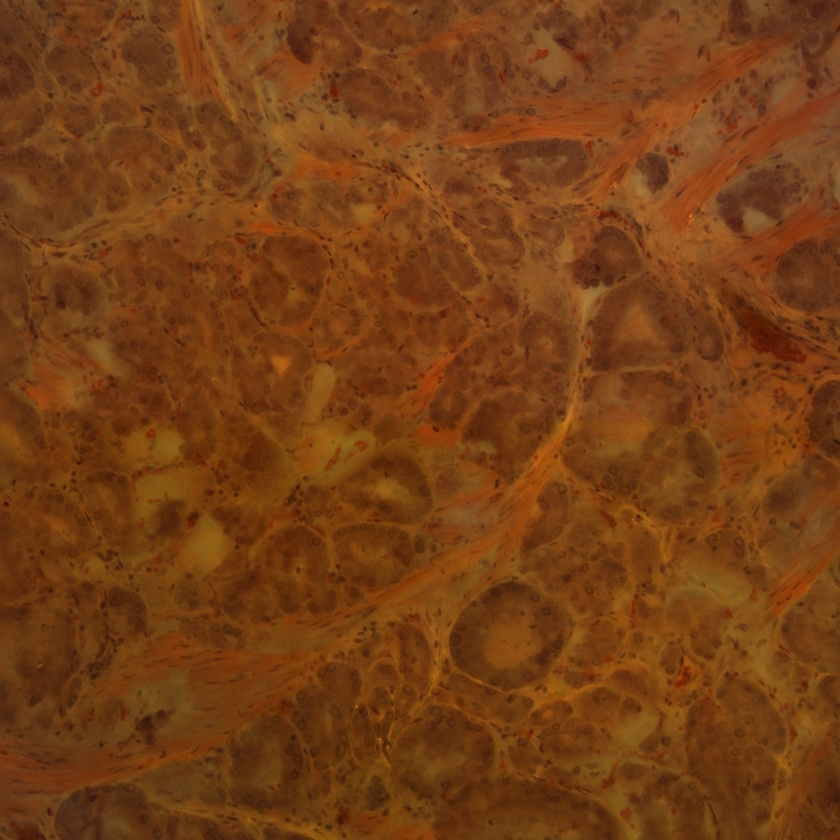
#> input picture Prostate.jpg, 840 x 840 px, shrunk from 2048 x 2048 before the run
$ jupyter execute wiener.ipynb
#> lines starting #> are read from the running program, lines starting #| are printed output that depends on the picture
# Kernel Generation for image similarity using Wiener Deconvolution

## Imports

[cell 1]
import numpy as np
import cv2
from scipy import signal
from scipy import fftpack
from matplotlib import pyplot as plt

## Helper Functions

### `wiener_deconvolution`
Performs wiener deconvolution on a target and input image and outputs a kernal.

[cell 2]
def wiener_deconvolution(input_image: np.ndarray, target_image: np.ndarray, noise_level: float = 0.1, kernel_size: int = 15) -> np.ndarray:
    """
    Perform Wiener deconvolution to compute the deblurring kernel.

    Parameters:
    - input_image: np.ndarray - The input (blurry) image.
    - target_image: np.ndarray - The target (sharp) image.
    - noise_level: float - The noise level for regularization (default is 0.1).

    Returns:
    - np.ndarray - The computed deblurring kernel.
    """
   # Compute FFT of input and target images
    input_fft = fftpack.fft2(input_image)
    target_fft = fftpack.fft2(target_image)

    # Estimate the filter in frequency domain
    filter_fft = np.conj(input_fft) * target_fft / (np.abs(input_fft)**2 + noise_level**2)

    # Convert filter back to spatial domain
    kernel = np.real(fftpack.ifft2(filter_fft))

    # Normalize and truncate the kernel
    kernel = kernel / np.sum(kernel)
    kernel = fftpack.fftshift(kernel)
    center = kernel.shape[0] // 2
    kernel = kernel[center - kernel_size // 2:center + kernel_size // 2 + 1,
                    center - kernel_size // 2:center + kernel_size // 2 + 1]

    return kernel

### `apply_kernel`
Applies kernel.

[cell 3]
def apply_kernel(image: np.ndarray, kernel: np.ndarray) -> np.ndarray:
    return signal.convolve2d(image, kernel, mode='same', boundary='wrap')

### `apply_sharpening`
Applies sharpening to an image based on a given sharpening factor.

[cell 4]
def apply_sharpening(image: np.ndarray, sharpening_factor: float):
    """
    Apply sharpening to the image.
    :param image: Input image
    :param sharpening_factor: Factor to control the strength of sharpening (0.0 means no sharpening)
    :return: Sharpened image
    """
    # Define sharpening kernel
    kernel = np.array([[0, -1, 0],
                       [-1, 5 + sharpening_factor, -1],
                       [0, -1, 0]])
    # Apply the kernel to the image
    sharpened_image = cv2.filter2D(image, -1, kernel)
    return sharpened_image

### `adjust_brightness`
Adjusts the brightness of an image based on a given brightness factor.

[cell 5]
def adjust_brightness(image: np.ndarray, brightness_factor: float) -> np.ndarray:
    """
    Adjust the brightness of the image.
    :param image: Input image
    :param brightness_factor: Factor by which to increase the brightness (1.0 means no change)
    :return: Brightness adjusted image
    """
    # Convert image to float32 to prevent clipping values during multiplication
    image_float = image.astype(np.float32)
    # Adjust brightness
    brightened_image = image_float * brightness_factor
    # Clip values to the range [0, 255]
    brightened_image = np.clip(brightened_image, 0, 255)
    # Convert back to uint8
    return brightened_image.astype(np.uint8)

### `brighten_dark_spots`
Currently not in use, meant to do what it says.

[cell 6]
def brighten_dark_spots(image, threshold=50, brighten_factor=1.5):
    """
    Brighten only the dark spots of the image.
    :param image: Input grayscale image
    :param threshold: Intensity threshold to identify dark spots
    :param brighten_factor: Factor by which to brighten the dark spots
    :return: Image with brightened dark spots
    """
    # Ensure image is in float32 to prevent clipping values during multiplication
    image_float = image.astype(np.float32)

    # Create a mask for dark spots
    dark_spots_mask = image_float < threshold

    # Brighten dark spots
    brightened_image = image_float.copy()
    brightened_image[dark_spots_mask] *= brighten_factor

    # Clip values to the range [0, 255]
    brightened_image = np.clip(brightened_image, 0, 255)

    # Convert back to uint8
    return brightened_image.astype(np.uint8)

## Algo

### Load images in grayscale

[cell 7]
# Load images
input_image = cv2.imread('Prostate.jpg', cv2.IMREAD_GRAYSCALE)
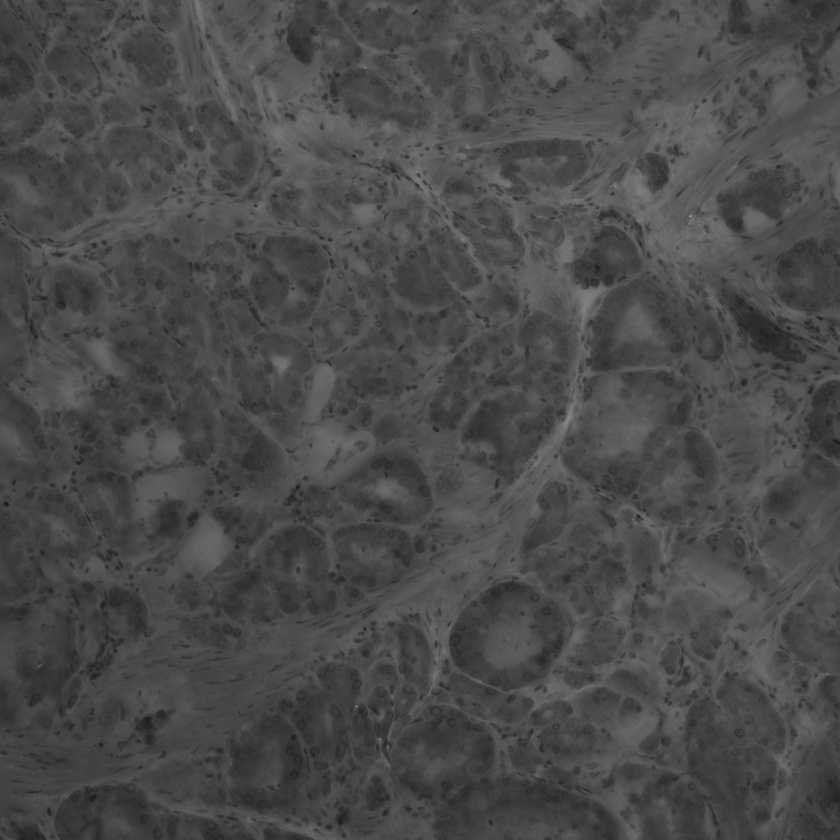
#> input_image: shape (840, 840); min 17, max 172, mean 74.4
target_image = cv2.imread('good.jpg', cv2.IMREAD_GRAYSCALE)
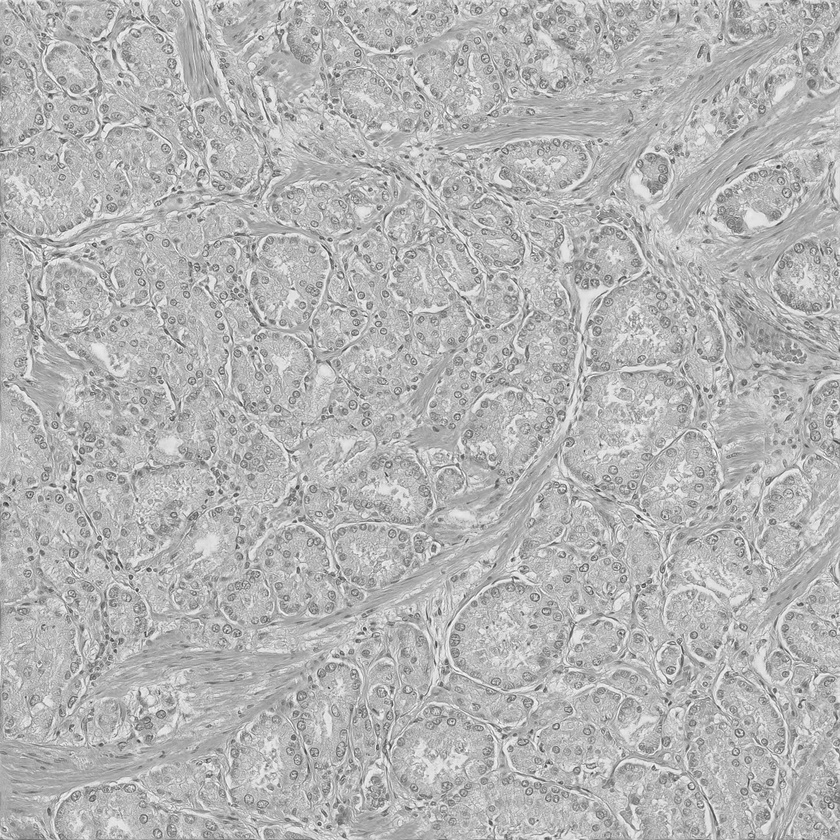
#> input picture good.jpg, 840 x 840 px, shrunk from 2048 x 2048 before the run
#> target_image is the input picture: shape (840, 840); min 38, max 255, mean 180.5

# Ensure images are the same size
min_shape = np.minimum(input_image.shape, target_image.shape)
#> min_shape = [840, 840]
input_image = input_image[:min_shape[0], :min_shape[1]]
target_image = target_image[:min_shape[0], :min_shape[1]]

### Apply wiener deconvolution and apply kernel to input image

[cell 8]
# Compute the kernel using Wiener deconvolution
kernel = wiener_deconvolution(input_image, target_image, noise_level=0.1, kernel_size=15)
#> in wiener_deconvolution, `kernel = np.real(fftpack.ifft2(filter_fft))`:
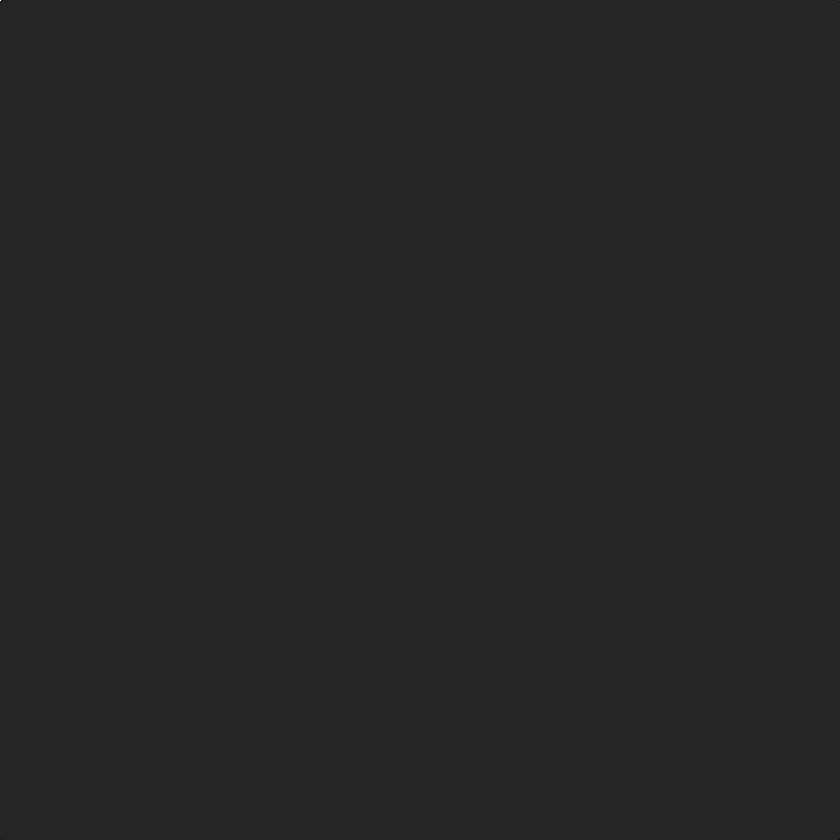
#> kernel: shape (840, 840) float64; min -0.67, max 3.8, mean 3.44e-06; drawn with min black and max white

# Apply the kernel to the input image
result_image_og = apply_kernel(input_image, kernel)
#> in apply_kernel, `return signal.convolve2d(image, kernel, mode='same', boundary='wrap')`:
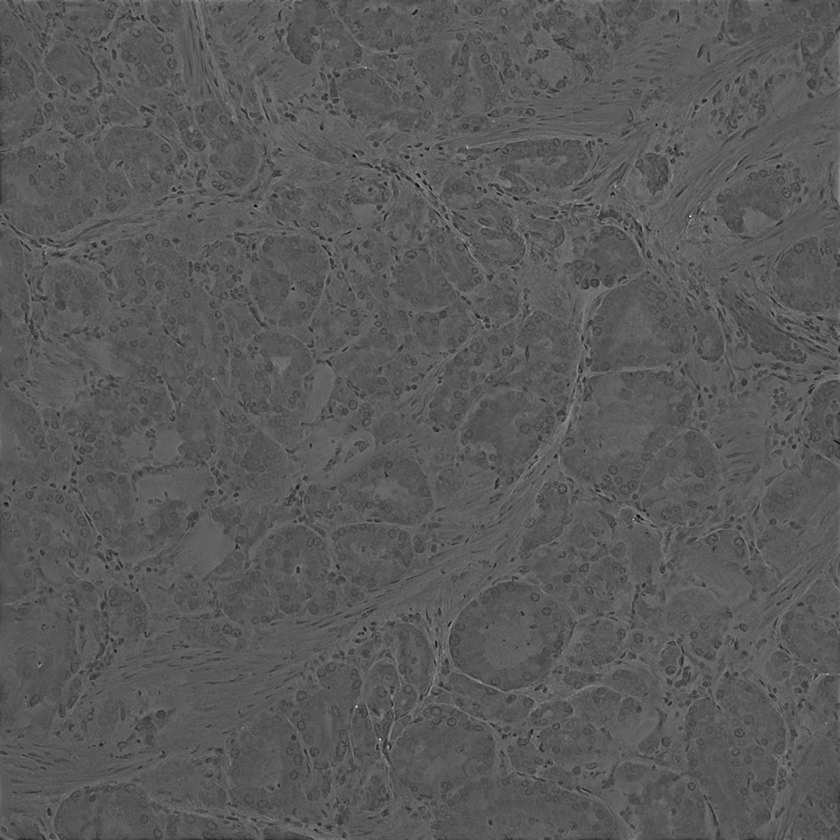
#> returned value: shape (840, 840) float64; min -63.24, max 168.5, mean 18.4; drawn with min black and max white

### Adjust brightness and contrast and plot images

[cell 9]
result_image = result_image_og
result_image = apply_sharpening(result_image, sharpening_factor=0.5)
result_image = adjust_brightness(result_image, brightness_factor=2)
#> in adjust_brightness, `brightened_image = np.clip(brightened_image, 0, 255)`:
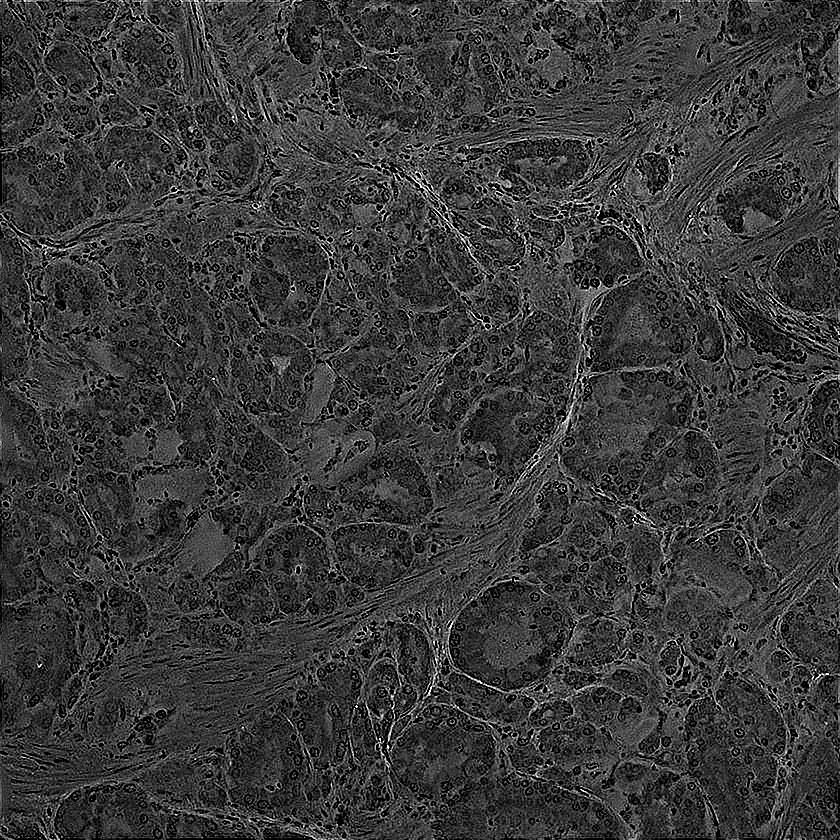
#> brightened_image: shape (840, 840) float32; min 0, max 255, mean 58.5
plt.imsave("result.png", result_image, cmap = "gray")

# Display results
plt.figure(figsize=(15, 5))
plt.subplot(131), plt.imshow(input_image, cmap='gray'), plt.title('Input Image')
plt.subplot(132), plt.imshow(result_image, cmap='gray'), plt.title('Result Image')
plt.subplot(133), plt.imshow(target_image, cmap='gray'), plt.title('Target Image')
plt.tight_layout()
plt.show()

# Display the kernel
plt.figure(figsize=(5, 5))
plt.imshow(kernel, cmap='gray')
plt.title('Computed Kernel')
plt.colorbar()
plt.show()
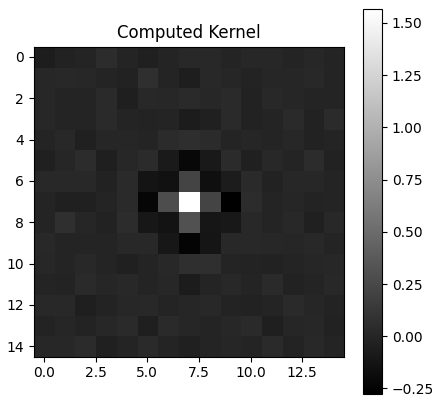
#> figure drawn by matplotlib, 2 panels
